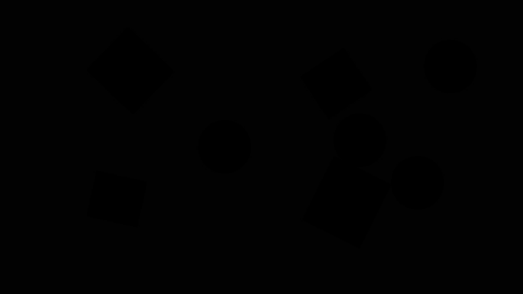
#> input picture evi1ran/L1H1/src/L1H1.png, 523 x 295 px
$ python L1H1.py   (older library calls are emulated)
#> lines starting #> are read from the running program, lines starting #| are printed output that depends on the picture; after the words box and inside, x2 and y2 are one past the last pixel; in counts of white or black regions, pixels touching at a corner belong together
#!/usr/bin/python
# -*- coding:utf-8 -*-

import cv2
import numpy as np

# Read the picture
img = cv2.imread('L1H1.png')
#> img is the input picture: shape (295, 523, 3); min 0, max 255, mean 2.6
# Separate the RGB plane
b, g, r = cv2.split(img)
# Merge a new picture to show the objectives
img2 = cv2.merge([b-1,g-1,r-1])
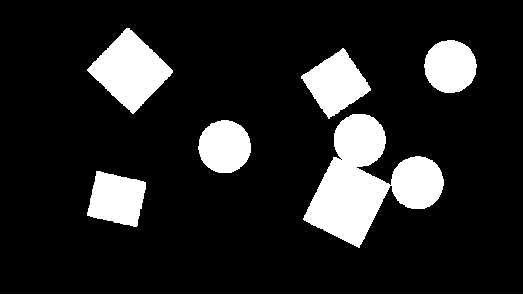
#> img2: shape (295, 523, 3); min 0, max 255, mean 38.3
kernel = np.ones((5, 5), np.uint8)
erodeImg = cv2.erode(img2, kernel, iterations=6)
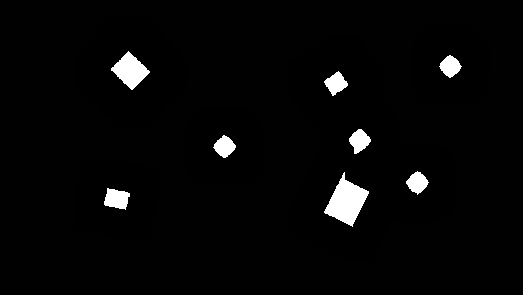
#> erodeImg: shape (295, 523, 3); min 0, max 255, mean 7.4
# Change the picture to gray picture
gray =  cv2.cvtColor(erodeImg,cv2.COLOR_BGR2GRAY)
# Change the picture to binary picture by threshold function   ** BINARY_INV Convert black to white, Get the true contours
ret, binary = cv2.threshold(gray, 1, 255, cv2.THRESH_BINARY_INV)
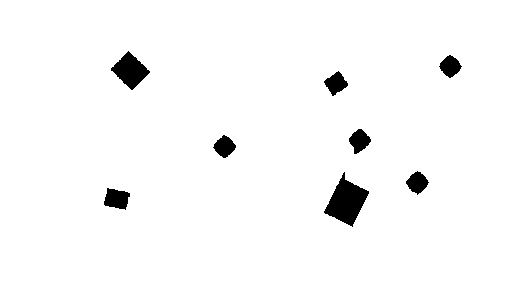
#> binary: shape (295, 523); 97.4% white; 8 black regions
# Recognize the contours
image, contours, hierarchy = cv2.findContours(binary, cv2.RETR_LIST, cv2.CHAIN_APPROX_SIMPLE)
#> contours = 9 contours; largest, box (x1, y1, x2, y2) and area: (0, 0, 523, 295) 153468, (323, 171, 370, 228) 1318, (110, 50, 151, 91) 832, (103, 187, 131, 211) 440, (348, 128, 372, 155) 368
# Print the number of  objectives / len of contours
# ** Delete the edge(the biggest one) **

# Draw the contours except the biggest one (edge)
cv2.drawContours(erodeImg, contours[:-1], -1, (0, 0, 255), 3)
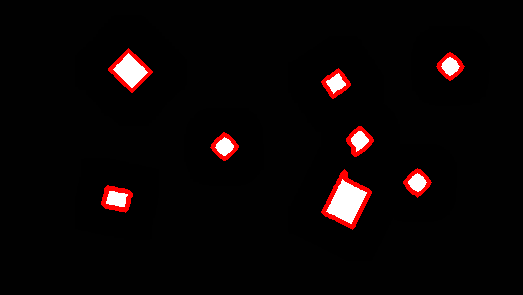
#> erodeImg: shape (295, 523, 3); 1.94% of pixels changed, all inside (x1, y1, x2, y2) = (101, 48, 465, 230)
print ("There are %d objectives." % (len(contours)-1))
#| There are 8 objectives.
# Show the binary picture
cv2.imshow('L1H1', erodeImg)
cv2.waitKey(0)
cv2.destroyAllWindows()
